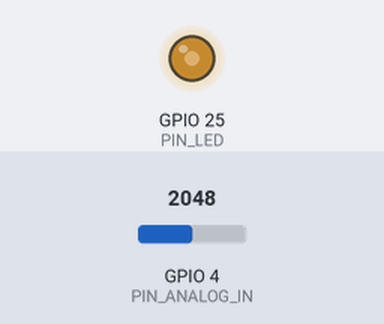
Bench run of a sketch on a simulated ESP32. On the bench: output pins drawn as LEDs (lit = HIGH). The inputs (shaded band) are chosen by the test bench; at power-on: GPIO 4 (PIN_ANALOG_IN) = 2048.

Above: at 1.2 s.
1.3 s: GPIO 4 (PIN_ANALOG_IN) set to 2866
At 2.4 s:
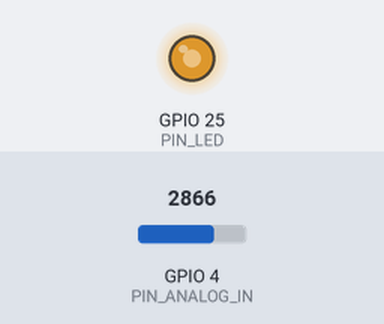
2.8 s: GPIO 4 (PIN_ANALOG_IN) set to 3603
At 3.6 s:
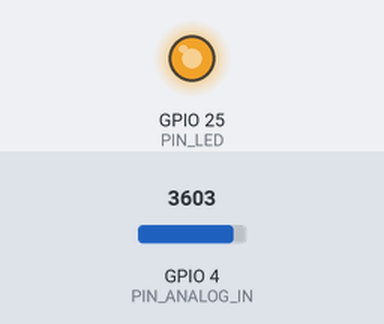
4.3 s: GPIO 4 (PIN_ANALOG_IN) set to 491
At 4.7 s:
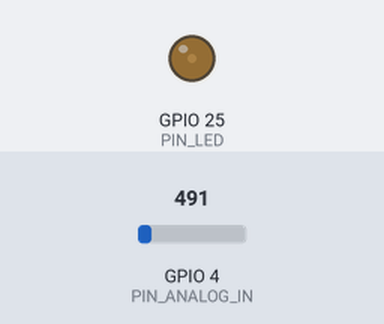
5.8 s: GPIO 4 (PIN_ANALOG_IN) set to 0
At 7.0 s:
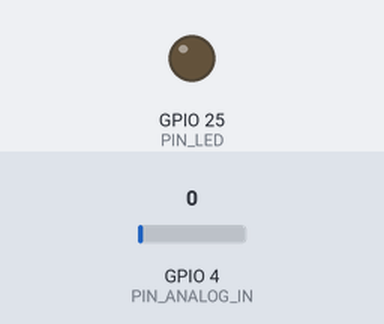
Timing chart, 0 to 8.3 s (numbered marks = the images above; inputs shaded):
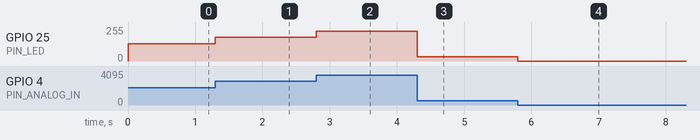

The sketch:

sketch_may21a.ino
```cpp
#define PIN_ANALOG_IN 4
#define PIN_LED 25
#define CHAN 0

void setup() {
  // starts the arduino serial comunications with another devices (in this case computer)
  // set the serial monitor baud and should match with the one from the ui
  // baud rate == bits transmited by secound (symbols/secound)
  // Serial.begin(115200);

  // 1000 hz -> frequency
  // resolution -> 12 bit
  ledcSetup(CHAN, 1000, 12);
  ledcAttachPin(PIN_LED, CHAN);
}

void loop() {
  // set pin that is going to read the analog signal (voltage given by the potenciometer in adc value)
  int adcVal = analogRead(PIN_ANALOG_IN);
  // 12 bits resolution -> 2^12 = 4096 -> range [0, 4095] -> analog read read in digital

  // adcVal re-map to pwmVal can be remap directly since channel acepts 12 bit resution and anolog signal
  int pwmVal = adcVal;
  ledcWrite(CHAN, pwmVal); // set the pulse width.

  // - Re-maps a number from one range to another.
  // - In this case maps the volage valeu from adcVal range [0,4095] to [0, 255]
  // - long map(long value,long fromLow,long fromHigh,long toLow,long toHigh);
  // int dacVal = map(adcVal, 0, 4095, 0, 255);

  // - write the digital to analog converstion
  // dacWrite(DAC1, dacVal);
  // - use the formula to convert adc values into
  // double voltage = adcVal / 4095.0 * 3.3;
  // Serial.printf("ADC Val: %d, \t DAC Val: %d, \t Voltage: %.2fV\n", adcVal, dacVal, voltage);
  // delay(200);
}
```

Measured:
- after the input at 1.3 s, GPIO 25 (PIN_LED): 128/255 → 178/255 at once
- after the input at 2.8 s, GPIO 25 (PIN_LED): 178/255 → 224/255 at once
- after the input at 4.3 s, GPIO 25 (PIN_LED): 224/255 → 31/255 at once
- after the input at 5.8 s, GPIO 25 (PIN_LED): 31/255 → 0/255 at once
